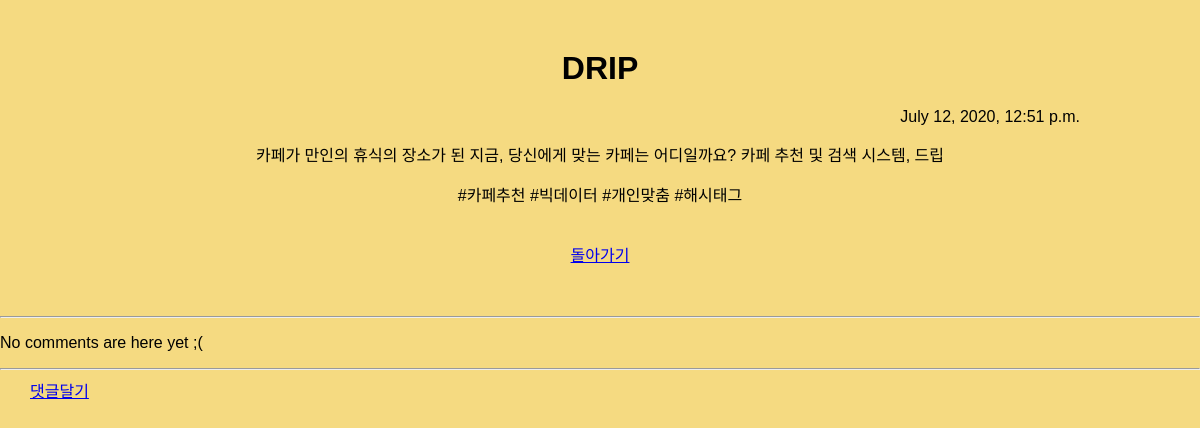
Page /blog/blog/9 on the committed database.
### blog/models.py (models this page shows, shortened)
class Blog(models.Model):
    title = models.CharField(max_length=200)
    pub_date = models.DateTimeField('date published')
    body = models.TextField()
    hashtag = models.ManyToManyField(Hashtag)

class Hashtag(models.Model):
    name = models.CharField(max_length = 200)

### blog/views.py (the view)
# urls.py: path('blog/<int:blog_id>', blog.views.detail, name = "detail"),
def detail(request, blog_id):
    blog_detail = get_object_or_404(Blog, pk= blog_id)
    hashtags = blog_detail.hashtag.all()
    return render( request, 'detail.html', {'blog':blog_detail, 'hashtags':hashtags})

### blog/templates/detail.html (shortened to what this page needs)
{% load static %}
<!DOCTYPE html>
<html lang="en">
<head>
    <link rel="stylesheet" href="{% static 'detail.css' %}">
</head>
<div class="container">
    <h1>{{ blog.title }}</h1>
    <p class ="date">{{ blog.pub_date }}</p>
    <p>{{ blog.body }}</p>
    <div class="hashtag">
        {% for hashtag in hashtags %}
        #{{hashtag.name}}
        {% endfor %}
    </div>
    <br>
    <br>
    <a href="{% url 'home' %}" >돌아가기</a>
</div>
<hr>
{% for comment in blog.comments.all %}
    <div class="comment">
        <div class="date">{{ comment.created_at }}</div>
        <strong>{{ comment.author_name }}</strong>
        <p>{{ comment.comment_text|linebreaks }}</p>
    </div>
{% empty %}
    <p>No comments are here yet ;(</p>
{% endfor %}
<hr>
<a class="btn btn-default" href="{% url 'blog:add_comment_to_post' blog.id %}">댓글달기</a>

### blog/static/detail.css (style rules this page uses)
.container { width: 80%; margin: 50px auto; text-align: center; }
.date { text-align: right }
.btn { margin: 0px 30px; }

### rows in the picture
Blog: title "DRIP", pub_date "July 12, 2020, 12:51 p.m.", body "카페가 만인의 휴식의 장소가 된 지금, 당신에게 맞는 카페는 어디일까요? 카페 추천 및 검색 시스템, 드립"
Hashtag: name "카페추천"
Hashtag: name "빅데이터"
Hashtag: name "개인맞춤"
Hashtag: name "해시태그"
